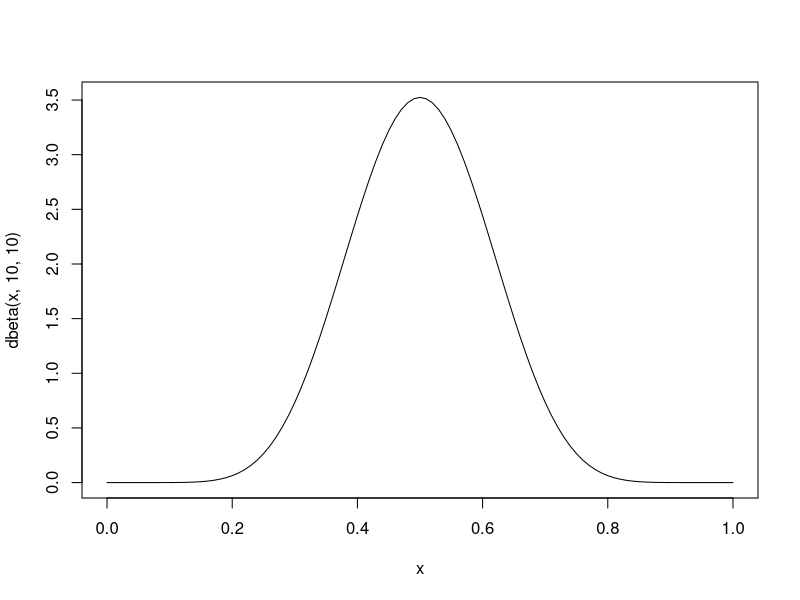
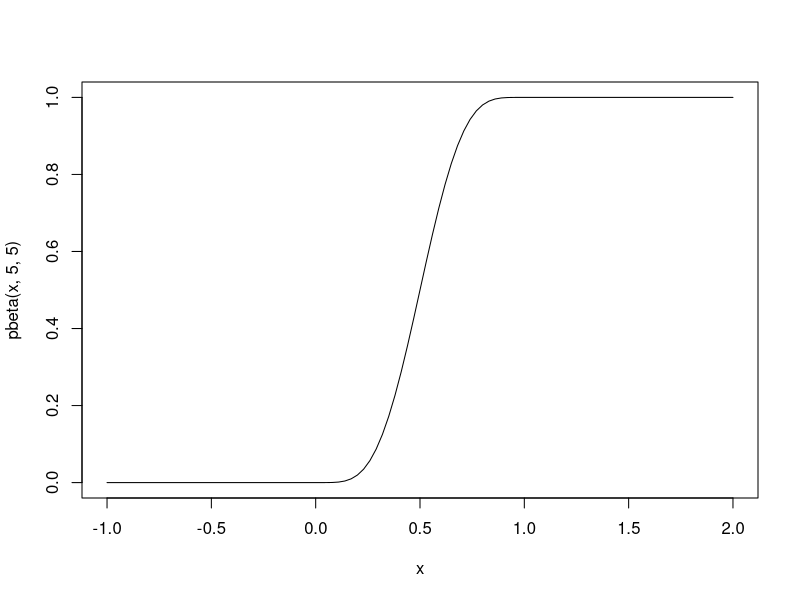
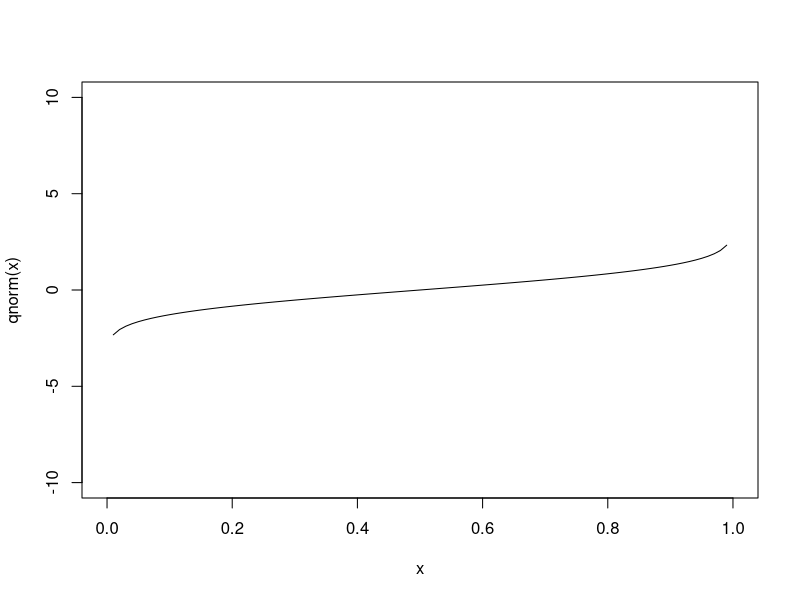
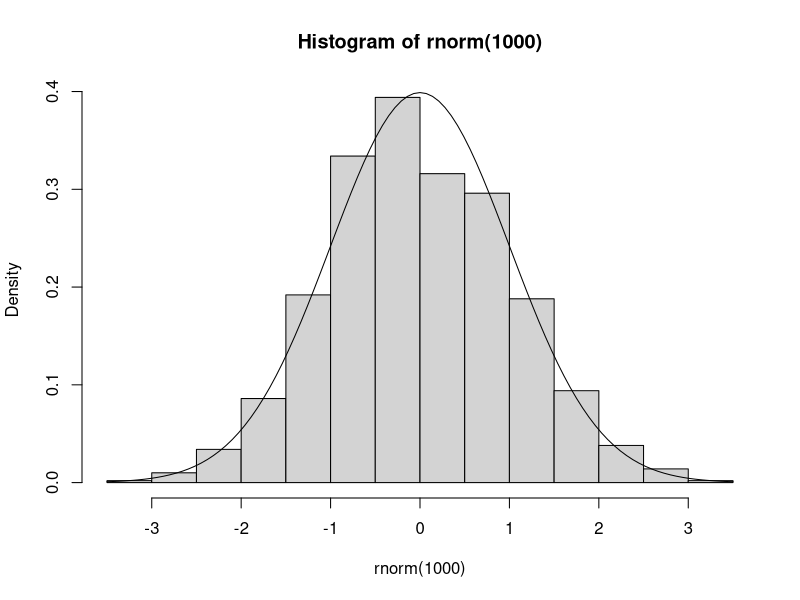
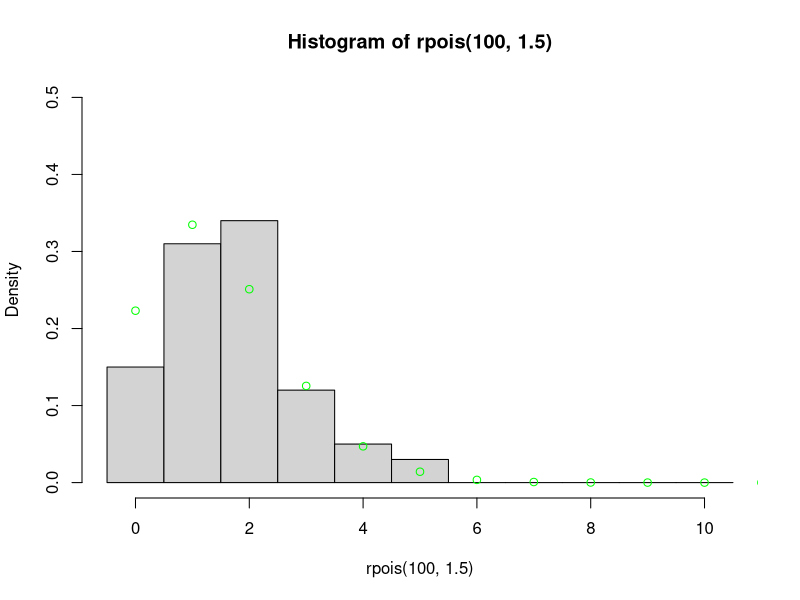
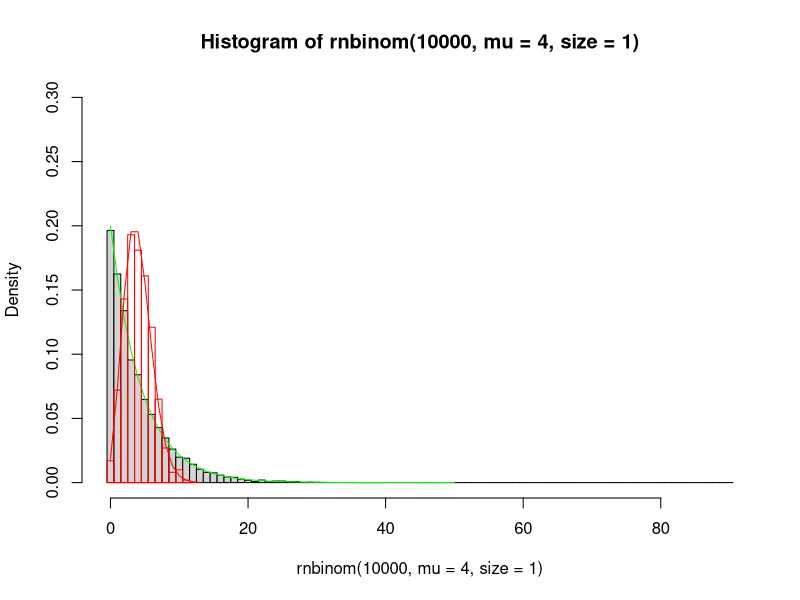

Recreate these plots in R, in order.
############


dbeta(0.99999999,1,1)

curve(dbeta(x,10,10),0,1)

dbeta(.6,5,5)

qbeta(1,5,5)

pbeta(.7,5,5)


curve(pbeta(x,5,5),-1,2)

qnorm(.975,0,1)

curve(qnorm(x),0,1,ylim=c(-10,10))


hist(rnorm(1000),freq = F)
curve(dnorm(x),add=T)


hist(rpois(100,1.5),breaks=seq(-0.5,10.5,1),freq=F,ylim=c(0,.5))
points(0:20,dpois(0:20,1.5),col="green")

hist(rnbinom(10000,mu=4,size=1),freq=F,breaks=seq(-0.5,90.5,1),ylim=c(0,.3))
lines(0:50,dnbinom(0:50,mu=4,size=1),col="green")

hist(rpois(1000,4),freq=F,breaks=seq(-0.5,12.5,1),add=T,border ="red",col=NA)
lines(0:13,dpois(0:13,4),col="red")


simlinreg <- function(n=10,xlims=c(0,10),b0 = 1, b1 = 0.5, sig = 1){
  xvals <- runif(n,xlims[1],xlims[2])
  yexp <- b0+b1*xvals
  yvals <- rnorm(n,yexp,sig)
  data.frame(x=xvals,y=yvals)
}

simlinreg()

reps <- lapply(1:100,simlinreg)

lapply(reps,function(t) lm(y~x,t) )



